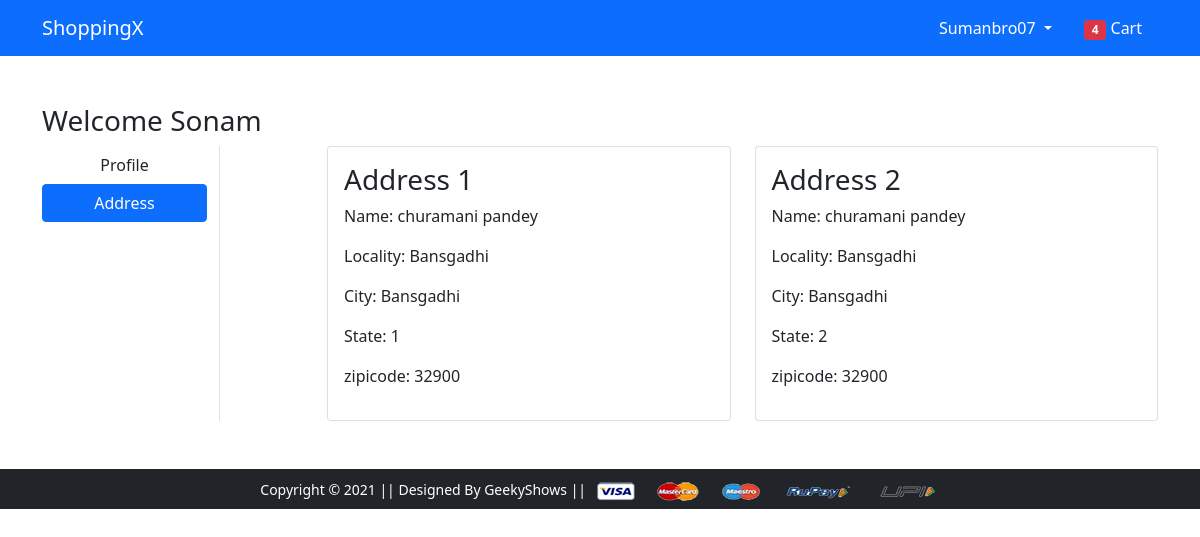
The page /address/ (signed in) on the database its author committed.
### app/models.py (models this page shows, shortened)
class Customer(models.Model):
    user = models.ForeignKey(User, on_delete=models.CASCADE)
    name = models.CharField(max_length=255)
    locality = models.CharField(max_length=255)
    city = models.CharField(max_length=255)
    zipcode = models.IntegerField()
    state = models.CharField(choices=STATE_CHOICES, max_length=50)

### app/views.py (the view)
# urls.py: path("address/", views.address, name="address"),
def address(request):
    add = Customer.objects.filter(user=request.user)
    return render(request, "app/address.html", {"add": add, "active": "btn-primary"})

### app/templates/app/address.html (shortened to what this page needs)
{% extends 'app/base.html' %}
{% load static %}
{% block main-content %}
<div class="container my-5">
    <div class="row">
        <h3>Welcome Sonam</h3>
        <div class="col-sm-2 border-end">
            <ul class="list-unstyled">
                <li class="d-grid"><a href="{% url 'profile' %}" class="btn">Profile</a></li>
                <li class="d-grid "><a href="{% url 'address' %}" class="btn {{active}}">Address</a></li>
            </ul>
        </div>
        <div class="col-sm-9 offset-sm-1">
            <div class="row">
                {% for ad in add %}
                <div class="col-sm-6">
                    <div class="card">
                        <div class="card-body">
                            <h3>Address {{forloop.counter}}</h3>
                            <p>Name: {{ad.name}}</p>
                            <p>Locality: {{ad.locality}}</p>
                            <p>City: {{ad.city}}</p>
                            <p>State: {{ad.state}}</p>
                            <p>zipicode: {{ad.zipcode}}</p>
                        </div>
                    </div>
                </div>
                {% endfor %}
            </div>
        </div>
    </div>
</div>
{% endblock main-content %}

### app/templates/app/base.html (shortened to what this page needs)
<!doctype html>
{% load static %}
<html lang="en">
<head>
  <link href="https://cdn.jsdelivr.net/npm/bootstrap@5.0.0-beta1/dist/css/bootstrap.min.css" rel="stylesheet"
>
  <link rel="stylesheet" href="{% static 'app/css/owl.carousel.min.css' %}">
  <link rel="stylesheet" href="{% static 'app/css/all.min.css' %}">
  <link rel="stylesheet" href="{% static 'app/css/style.css' %}">
</head>
<body>
  <nav class="navbar navbar-expand-lg navbar-dark bg-primary">
    <div class="container">
      <a class="navbar-brand" href="/">ShoppingX</a>
      <div>
        <ul class="navbar-nav me-auto mb-2 mb-lg-0">
          {% if request.user.is_authenticated %}
          <li class="nav-item dropdown mx-2">
            <a class="nav-link dropdown-toggle text-white" href="#" id="profileDropdown" role="button"
              data-bs-toggle="dropdown" aria-expanded="false">
              {{request.user|capfirst}}
            </a>
          </li>
          <li class="nav-item mx-2">
            <a href="{% url 'showcart' %}" class="nav-link text-white"><span class="badge bg-danger">4</span> Cart
            </a>
          </li>
          {% endif %}
        </ul>
      </div>
    </div>
  </nav>
  {% block main-content %} {% endblock main-content %}
  <footer class="container-fluid bg-dark text-center p-2 mt-5">
    <small class="text-white">Copyright &copy; 2021 || Designed By GeekyShows || </small>
    <img src="{% static 'app/images/payment.png' %}" alt="" srcset="" class="img-fluid" height="2px">
  </footer>
</body>
</html>

### rows shown on the page
Customer: name "churamani pandey", locality "Bansgadhi", city "Bansgadhi", state "1", zipcode "32900"
Customer: name "churamani pandey", locality "Bansgadhi", city "Bansgadhi", state "2", zipcode "32900"

### other values the page prints
{{ request.user|capfirst }} "Sumanbro07"
